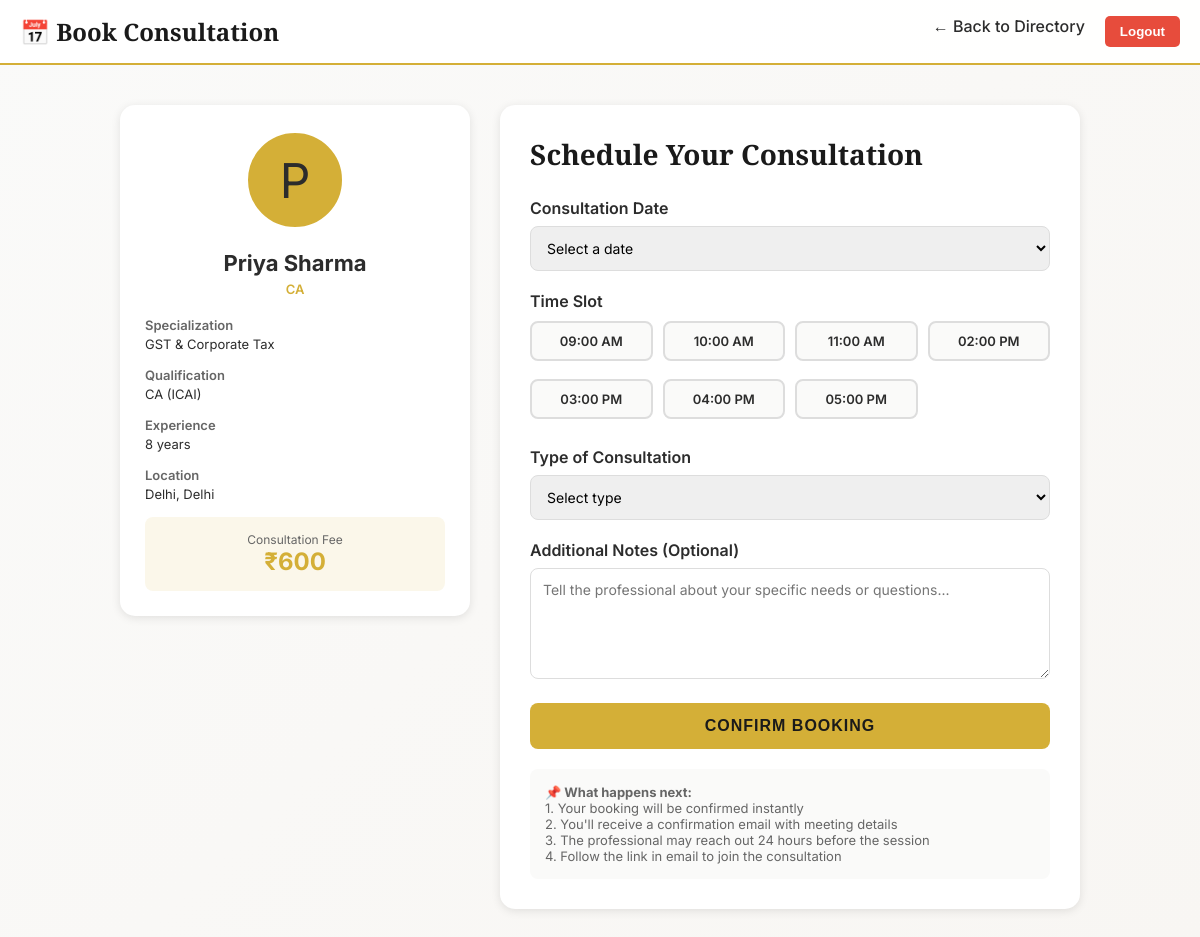
Before: /booking.php?professional_id=2 (signed in) with the older database file.
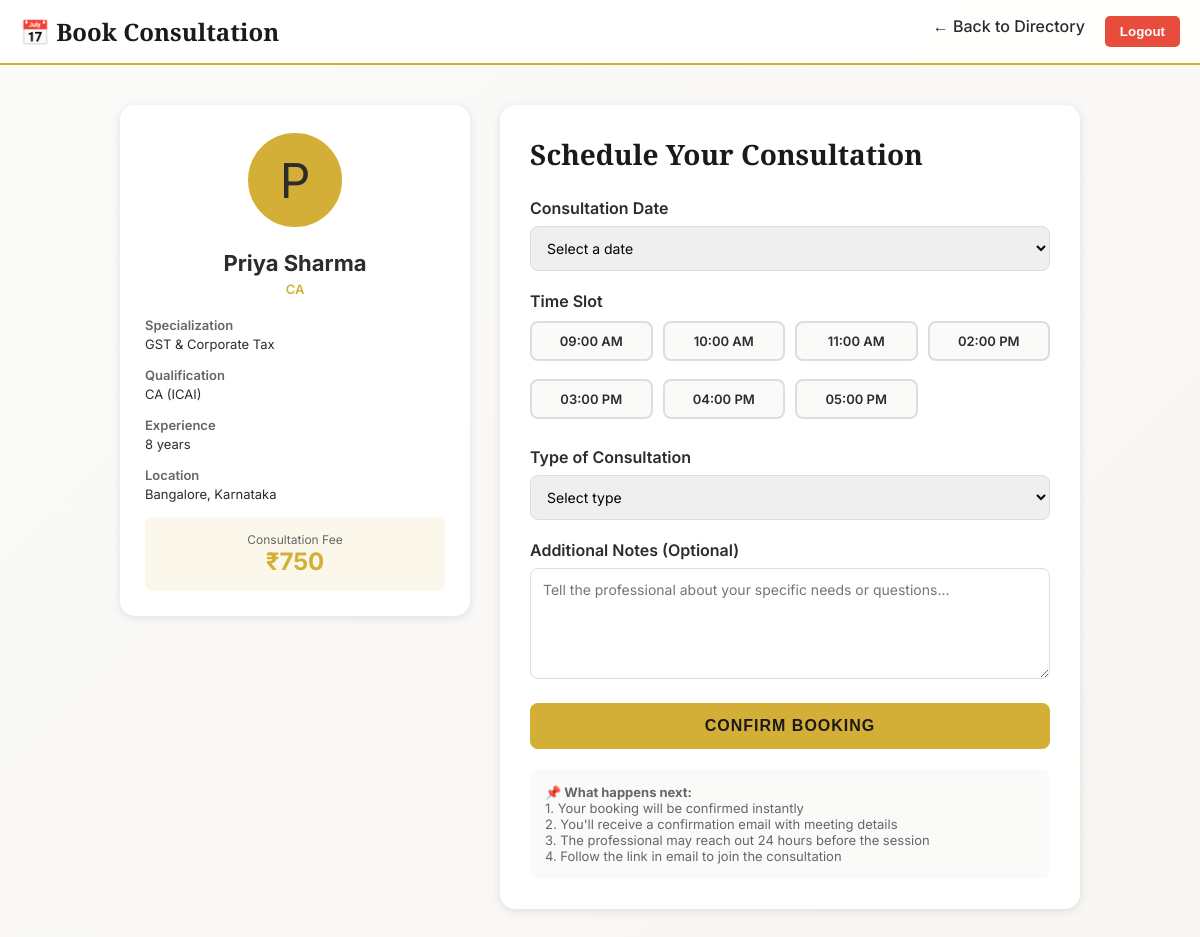
After: the same page with the newer database file.
### tables this page shows
CREATE TABLE IF NOT EXISTS `professionals` (
  `id` int NOT NULL AUTO_INCREMENT,
  `user_id` int DEFAULT NULL,
  `professional_type` varchar(50) NOT NULL,
  `name` varchar(100) NOT NULL,
  `qualification` varchar(100) DEFAULT NULL,
  `experience_years` int DEFAULT NULL,
  `specialization` varchar(100) DEFAULT NULL,
  `bio` text,
  `phone` varchar(20) DEFAULT NULL,
  `email` varchar(100) DEFAULT NULL,
  `address` text,
  `city` varchar(50) DEFAULT NULL,
  `state` varchar(50) DEFAULT NULL,
  `languages` varchar(200) DEFAULT NULL,
  `consultation_fee` decimal(15,2) DEFAULT NULL,
  `status` varchar(20) DEFAULT 'active',
  `created_at` timestamp NULL DEFAULT CURRENT_TIMESTAMP,
  PRIMARY KEY (`id`),
  UNIQUE KEY `user_id` (`user_id`),
  CONSTRAINT `fk_prof_user` FOREIGN KEY (`user_id`) REFERENCES `users` (`id`) ON DELETE SET NULL
);

### booking.php (the view, shortened to what this page needs)
<?php
include "db.php";
$professional_id = intval($_GET['professional_id'] ?? 0);
$prof_sql = "SELECT * FROM professionals WHERE id = ? AND status = 'active'";
$prof_stmt = $conn->prepare($prof_sql);
$prof_stmt->bind_param("i", $professional_id);
$prof_stmt->execute();
$prof_result = $prof_stmt->get_result();
$professional = $prof_result->fetch_assoc();
$time_slots = ['09:00', '10:00', '11:00', '14:00', '15:00', '16:00', '17:00'];
?>
<!DOCTYPE html>
<html lang="en">
<head>
</head>
<body>
    <header>
        <nav>
            <h1>📅 Book Consultation</h1>
            <div class="nav-links">
                <a href="professionals.php">← Back to Directory</a>
                <form method="POST" action="logout.php" style="display: inline;">
                    <button type="submit" class="logout-btn">Logout</button>
                </form>
            </div>
        </nav>
    </header>
    <div class="container">
        <div class="content-grid">
            <div class="professional-info-card">
                <div class="professional-avatar">
                    <?php echo strtoupper(substr($professional['name'], 0, 1)); ?>
                </div>
                <div class="professional-name"><?php echo htmlspecialchars($professional['name']); ?></div>
                <div class="professional-type"><?php echo htmlspecialchars($professional['professional_type']); ?></div>
                <div class="info-item">
                    <span class="info-label">Specialization</span>
                    <span class="info-value"><?php echo htmlspecialchars($professional['specialization']); ?></span>
                </div>
                <div class="info-item">
                    <span class="info-label">Qualification</span>
                    <span class="info-value"><?php echo htmlspecialchars($professional['qualification']); ?></span>
                </div>
                <div class="info-item">
                    <span class="info-label">Experience</span>
                    <span class="info-value"><?php echo $professional['experience_years']; ?> years</span>
                </div>
                <div class="info-item">
                    <span class="info-label">Location</span>
                    <span class="info-value"><?php echo htmlspecialchars($professional['city'] . ', ' . $professional['state']); ?></span>
                </div>
                <div class="fee">
                    <div class="fee-label">Consultation Fee</div>
                    <div class="fee-value">₹<?php echo number_format($professional['consultation_fee'], 0); ?></div>
                </div>
            </div>
            <div class="booking-form">
                <h2>Schedule Your Consultation</h2>
                <form method="POST">
                    <div class="form-group">
                        <label>Consultation Date</label>
                        <select name="appointment_date" required>
                            <option value="">Select a date</option>
                        </select>
                    </div>
                    <div class="form-group">
                        <label>Time Slot</label>
                        <div class="time-slots">
                            <?php foreach ($time_slots as $index => $slot): ?>
                                <div class="time-slot">
                                    <label for="slot_<?php echo $index; ?>"><?php echo date('h:i A', strtotime($slot)); ?></label>
                                </div>
                            <?php endforeach; ?>
                        </div>
                    </div>
                    <div class="form-group">
                        <label>Type of Consultation</label>
                        <select name="consultation_type" required>
                            <option value="">Select type</option>
                        </select>
                    </div>
                    <div class="form-group">
                        <label for="notes">Additional Notes (Optional)</label>
                        <textarea id="notes" name="notes" rows="5" placeholder="Tell the professional about your specific needs or questions..."></textarea>
                    </div>
                    <button type="submit" class="btn">Confirm Booking</button>
                </form>
                <div style="margin-top: 20px; padding: 15px; background: var(--off-white); border-radius: 8px; font-size: 13px; color: var(--text-light);">
                    <strong>📌 What happens next:</strong><br>
                    1. Your booking will be confirmed instantly<br>
                    2. You'll receive a confirmation email with meeting details<br>
                    3. The professional may reach out 24 hours before the session<br>
                    4. Follow the link in email to join the consultation
                </div>
            </div>
        </div>
    </div>
</body>
</html>

Changed rows visible on the page:
changed professionals "Priya Sharma": city+state "Delhi, Delhi" → "Bangalore, Karnataka"; consultation_fee "600" → "750"
